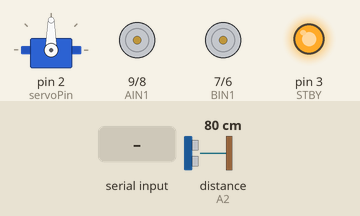
A sketch run on a simulated Arduino Uno, built with avr-gcc and run on an emulated ATmega328P. Shown: servo, motor-driver pin pairs drawn as motors (green arrow = first pin HIGH = forward, orange = second pin HIGH = backward, longer = more drive, scaled by the enable pin, stopped while the standby pin is LOW), output pins drawn as LEDs (lit = HIGH). Inputs (shaded band) come from the test bench; at power-on: distance to the obstacle (sensor on A2) 80 cm. The echo pulse lasts 58.3 µs per cm; pins used as bus, display or sensor lines are not drawn.

Above: at 1.2 s.
1.3 s: "F" received over Serial
At 1.8 s:
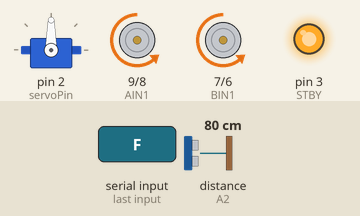
2.8 s: "B" received over Serial
At 4.0 s:
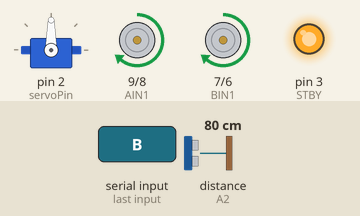
4.3 s: "R" received over Serial
At 5.3 s:
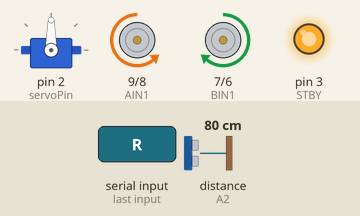
5.8 s: "L" received over Serial
At 6.4 s:
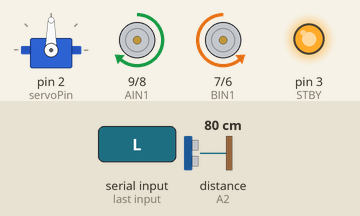
7.3 s: "S" received over Serial
At 8.7 s:
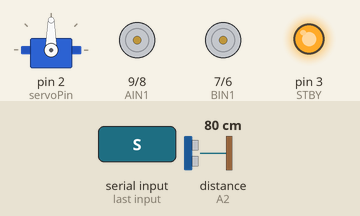
Timing chart, 0 to 9.8 s (numbered marks = the images above; inputs shaded):
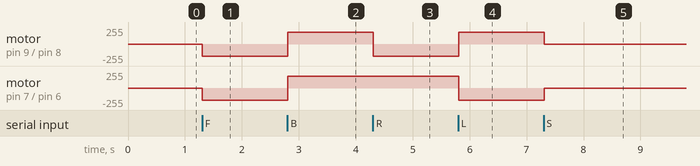

Measured:
- after the input at 1.3 s, motor on pin 9 (AIN1) / pin 8 (AIN2), motor on pin 7 (BIN1) / pin 6 (BIN2): stopped → backward 180/255 at once
- after the input at 2.8 s, motor on pin 9 (AIN1) / pin 8 (AIN2), motor on pin 7 (BIN1) / pin 6 (BIN2): backward 180/255 → forward 180/255 at once
- after the input at 4.3 s, motor on pin 9 (AIN1) / pin 8 (AIN2): forward 180/255 → backward 180/255 at once
- after the input at 5.8 s, motor on pin 9 (AIN1) / pin 8 (AIN2): backward 180/255 → forward 180/255 at once; motor on pin 7 (BIN1) / pin 6 (BIN2): forward 180/255 → backward 180/255 at once
- after the input at 7.3 s, motor on pin 9 (AIN1) / pin 8 (AIN2): forward 180/255 → stopped at once; motor on pin 7 (BIN1) / pin 6 (BIN2): backward 180/255 → stopped at once

The sketch:

RoboCarV3.ino
```cpp
#include <Servo.h>
Servo servo;

// ---------------------------------------------------------
// HARDWARE CONFIGURATION
// ---------------------------------------------------------

// Motor Driver
const int AIN1 = 9;
const int AIN2 = 8;
const int BIN1 = 7;
const int BIN2 = 6;
const int STBY = 3;

const int PWMA = 11;
// CRITICAL FIX: Moved PWMB to Pin 5 because Servo.h disables PWM on Pin 10
const int PWMB = 5;

// Ultrasonic Sensor
const int trigPin = A1;
const int echoPin = A2;
const float soundSpeed = 0.0343;

// Servo Motor
const int servoPin = 2;
const int posLeft = 150;
const int posRight = 30;
const int posCenter = 90;

// ---------------------------------------------------------
// STATE MACHINE & TIMERS
// ---------------------------------------------------------

enum State {
  BTDRIVING,
  SCANNING,
  REVERSING,
  TURNING
};

State currState = BTDRIVING;
char btCommand;

// Global timer trackers passed by reference to checkTime()
unsigned long pingTimer = 0;
unsigned long scanTimer = 0;
unsigned long maneuverTimer = 0;

// Tracks which step of the servo sweep we are currently executing
int scanStep = 0;

// Environmental data
float distanceLeft = 0.0;
float distanceRight = 0.0;
float distanceCenter = 0.0;
const float safeDistance = 50.0;

// ---------------------------------------------------------
// MOVEMENT FUNCTIONS
// ---------------------------------------------------------

void reverse() {
  digitalWrite(AIN1, HIGH);
  digitalWrite(AIN2, LOW);
  digitalWrite(BIN1, HIGH);
  digitalWrite(BIN2, LOW);
}

void forward() {
  digitalWrite(AIN1, LOW);
  digitalWrite(AIN2, HIGH);
  digitalWrite(BIN1, LOW);
  digitalWrite(BIN2, HIGH);
}

void left() {
  digitalWrite(AIN1, LOW);
  digitalWrite(AIN2, HIGH);
  digitalWrite(BIN1, HIGH);
  digitalWrite(BIN2, LOW);
}

void right() {
  digitalWrite(AIN1, HIGH);
  digitalWrite(AIN2, LOW);
  digitalWrite(BIN1, LOW);
  digitalWrite(BIN2, HIGH);
}

void brake() {
  digitalWrite(AIN1, LOW);
  digitalWrite(AIN2, LOW);
  digitalWrite(BIN1, LOW);
  digitalWrite(BIN2, LOW);
}

// ---------------------------------------------------------
// SENSOR & TIME LOGIC
// ---------------------------------------------------------

/**
 * @brief Universal non-blocking timer.
 * @param delayTime The milliseconds to wait.
 * @param tracker The global unsigned long variable tracking this specific event.
 * @return true if the time has elapsed, false otherwise.
 */
bool checkTime(unsigned long delayTime, unsigned long &tracker) {
  if (millis() - tracker >= delayTime) {
    tracker = millis(); // Reset the tracker directly
    return true;
  }
  return false;
}

/**
 * @brief Fires the HC-SR04 and calculates distance.
 * Includes a 24,000µs timeout to prevent the Arduino from freezing.
 */
float getDistance(int trig, int echo) {
  digitalWrite(trig, LOW);
  delayMicroseconds(2);
  digitalWrite(trig, HIGH);
  delayMicroseconds(10);
  digitalWrite(trig, LOW);

  // 24000 timeout equals roughly a 400cm max range
  long duration = pulseIn(echo, HIGH, 24000);

  if (duration == 0) return 999.0; // Return a safe large number if no echo (open space)

  return (duration * soundSpeed) / 2.0;
}

// ---------------------------------------------------------
// MAIN PROGRAM
// ---------------------------------------------------------

void setup() {
  Serial.begin(9600);

  // Motor Pins
  pinMode(AIN1, OUTPUT);
  pinMode(AIN2, OUTPUT);
  pinMode(BIN1, OUTPUT);
  pinMode(BIN2, OUTPUT);
  pinMode(STBY, OUTPUT);
  pinMode(PWMA, OUTPUT);
  pinMode(PWMB, OUTPUT);

  // Sensor Pins
  pinMode(trigPin, OUTPUT);
  pinMode(echoPin, INPUT);

  // Initialization
  servo.attach(servoPin);
  servo.write(posCenter);
  digitalWrite(STBY, HIGH);
  analogWrite(PWMA, 180);
  analogWrite(PWMB, 180);
}

void loop() {
  switch (currState) {

    case BTDRIVING:

      if (Serial.available()) {
        btCommand = Serial.read();

        if (checkTime(50, pingTimer)) {
          distanceCenter = getDistance(trigPin, echoPin);

          if (distanceCenter < safeDistance) {
            brake();
            currState = SCANNING;
            scanStep = 0; // Reset the scan sequence
          }
        }

        switch (btCommand) {
          case 'F':
            forward();
            break;

          case 'B':
            reverse();
            break;

          case 'R':
            left();
            break;

          case 'L':
            right();
            break;

          case 'S':
            brake();
            break;
        }
      }
      break;

    // ---------------------------------------------------
    // 2. SCANNING (Non-Blocking Sequence)
    // Sweeps the servo and takes readings without delays.
    // ---------------------------------------------------
    case SCANNING:
      // Step 0: Move servo to the left
      if (scanStep == 0) {
        servo.write(posLeft);
        scanTimer = millis();
        scanStep++; // Move to next step
      }
      // Step 1: Wait 500ms for servo to settle, then read Left, move Right
      else if (scanStep == 1 && checkTime(500, scanTimer)) {
        distanceLeft = getDistance(trigPin, echoPin);
        servo.write(posRight);
        scanStep++;
      }
      // Step 2: Wait 500ms, read Right, move Center
      else if (scanStep == 2 && checkTime(500, scanTimer)) {
        distanceRight = getDistance(trigPin, echoPin);
        servo.write(posCenter);
        scanStep++;
      }
      // Step 3: Wait 250ms, make a decision based on the data
      else if (scanStep == 3 && checkTime(500, scanTimer)) {

        distanceCenter = getDistance(trigPin, echoPin);

        if (distanceCenter > safeDistance) {
          brake();
          btCommand = 'S';
          currState = BTDRIVING;
        }

        // Trap check
        else if (distanceLeft < safeDistance && distanceRight < safeDistance) {
          reverse();
          currState = REVERSING;
        }
        // Escape Left
        else if (distanceLeft > distanceRight) {
          left();
          currState = TURNING;
        }
        // Escape Right
        else {
          right();
          currState = TURNING;
        }

        maneuverTimer = millis(); // Start the clock for the chosen maneuver
      }
      break;

    // ---------------------------------------------------
    // 3. REVERSING
    // Backs up for 500ms, then forces a spin to escape.
    // ---------------------------------------------------
    case REVERSING:
      if (checkTime(500, maneuverTimer)) {
        right(); // Force a pivot
        currState = TURNING;
        maneuverTimer = millis();
      }
      break;

    // ---------------------------------------------------
    // 4. TURNING
    // Pivots for 400ms, then stops and re-evaluates.
    // ---------------------------------------------------
    case TURNING:
      if (checkTime(500, maneuverTimer)) {
        brake();
        currState = SCANNING; // Re-scan the new direction to ensure it is actually clear
        scanStep = 0;
      }
      break;
  }
}
```
